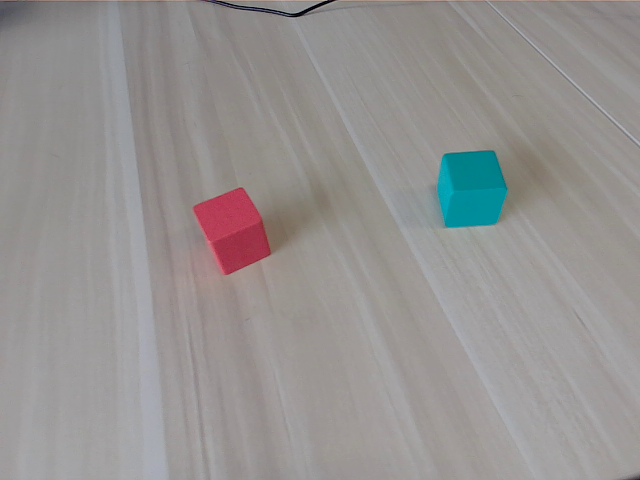
#> input picture img/img1.png, 640 x 480 px
$ jupyter execute class_activity_1.ipynb
#> lines starting #> are read from the running program, lines starting #| are printed output that depends on the picture
## Robot Perception (Part 1) -- Class Activity 1

### Introduction

This notebook will walk you through the process of 2D object detection and segmentation using traditional computer vision based approached explored in part 1 od the module.

First, we introduce some fundamental concepts on image representation and then cover some basic image processing techniques for the object detection and segmentation task.

### Section 1: Image Representation (Images as Arrays)
We define how images are represented as arrays

#### 1.1 Import relevant Python packages

[cell 1]
import cv2 as cv
import numpy as np
import matplotlib.pyplot as plt

#### 1.2 Load and display an image

[cell 2]
# path_to_image = '.\img\img1.png' # Use this if you are on a Windows PC
path_to_image = './img/img1.png'

# read the image from the directory
img = cv.imread(path_to_image)
#> img is the input picture: shape (480, 640, 3); mean B, G, R 145.4, 146.5, 149.5

# Convert from BGR (OpenCV's default) to RGB (Matplotlib's default)
img_rgb = cv.cvtColor(img, cv.COLOR_BGR2RGB)

# display image
plt.imshow(img_rgb)
plt.show()

#### 1.3 Explore image properties

[cell 3]
# [6 lines of commented-out code are left out]

### Section 2: Basic Image Processing

1. Image cropping
2. Image resizing
3. Splitting image channels
4. Merging image channels
5. Converting to different color spaces
6. Pixel value distribution (image histogram)

1. Image cropping

[cell 4]
# TODO: Try to isolate the RED cube

# img_cropped = img_rgb[180:280, 180:300]
# plt.imshow(img_cropped)
# print(f'Cropped image shape: {img_cropped.shape}')

2. Resize image

[cell 5]
# [8 lines of commented-out code are left out]

3. Splitting the image channels

[cell 6]
# [15 lines of commented-out code are left out]

4. Merging image channels

[cell 7]
# [17 lines of commented-out code are left out]

5. Converting to different color spaces

[cell 8]
# [15 lines of commented-out code are left out]

6. Pixel value distribution

[cell 9]
# TODO: Every pixel has a value (0, 255), let's explore the pixel value distribution

# TODO: 1. convert to grayscale
# img_gray = ??


# TODO: 2. find the min and max pixel value
# print(f'Min and Max pixel values are: [{np.min(img_gray)}, {np.max(img_gray)}]')


# TODO: 3. create and plot the pixel value distribution as an image histogram
histSize = 256
histRange = (0, 255)
# [15 lines of commented-out code are left out]

### Section 3: Image Enhancement

1. Histogram equalization
2. Filtering

#### 1. Histogram equalization

Resource: https://docs.opencv.org/4.x/d5/daf/tutorial_py_histogram_equalization.html

[cell 10]
# 1. import the image as grayscale
img_gray = cv.imread(path_to_image, cv.IMREAD_GRAYSCALE)
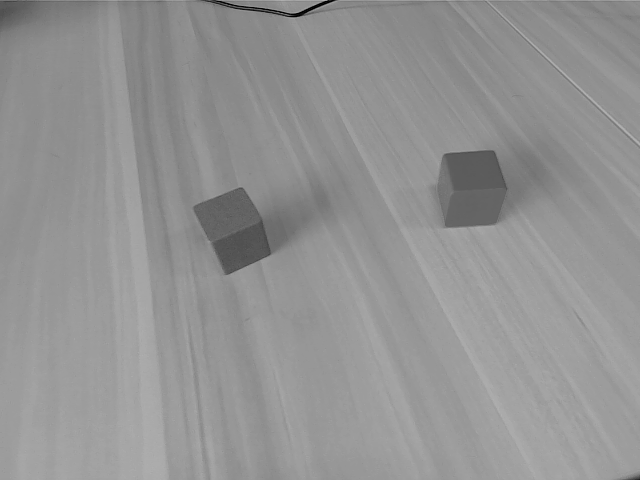
#> img_gray: shape (480, 640); min 0, max 178, mean 146.9

# 2. display in grayscale
plt.imshow(img_gray, cmap='gray')


$ run again, with img/ex-solution1.png copied over img/img1.png
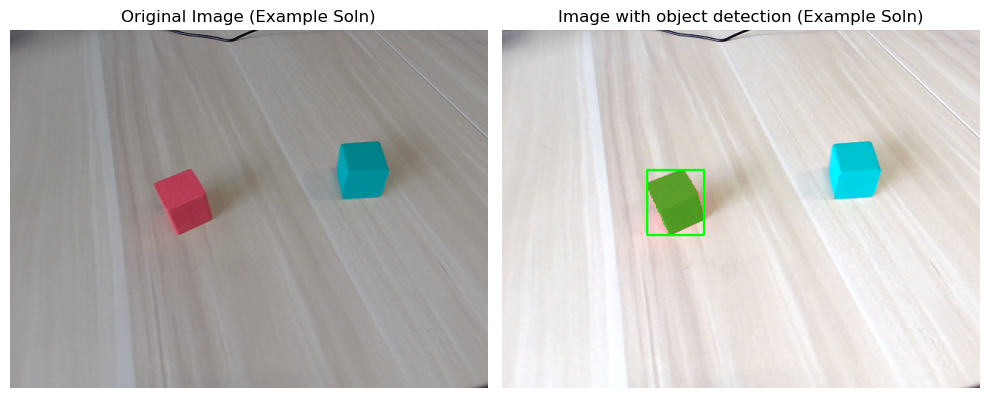
#> input picture img/ex-solution1.png, 989 x 398 px
#> img is the input picture: shape (398, 989, 3); mean B, G, R 188.8, 191.3, 192.7
#> `img_gray = cv.imread(path_to_image, cv.IMREAD_GRAYSCALE)`:
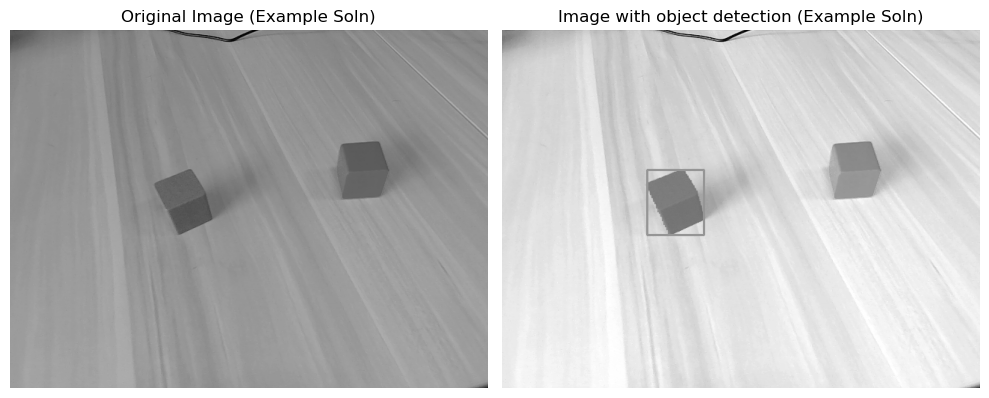
#> img_gray: shape (398, 989); min 0, max 255, mean 191.1

$ run again, with img/ex-solution2.png copied over img/img1.png
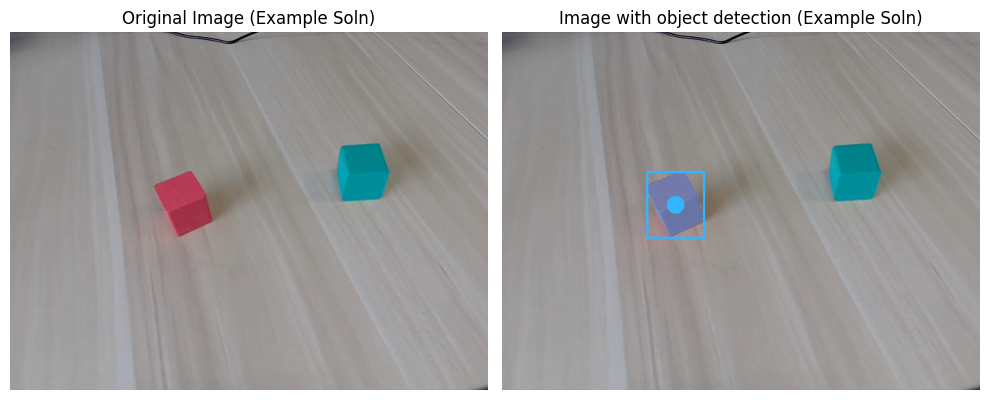
#> input picture img/ex-solution2.png, 989 x 400 px
#> img is the input picture: shape (400, 989, 3); mean B, G, R 159.1, 159.8, 161.3
#> `img_gray = cv.imread(path_to_image, cv.IMREAD_GRAYSCALE)`:
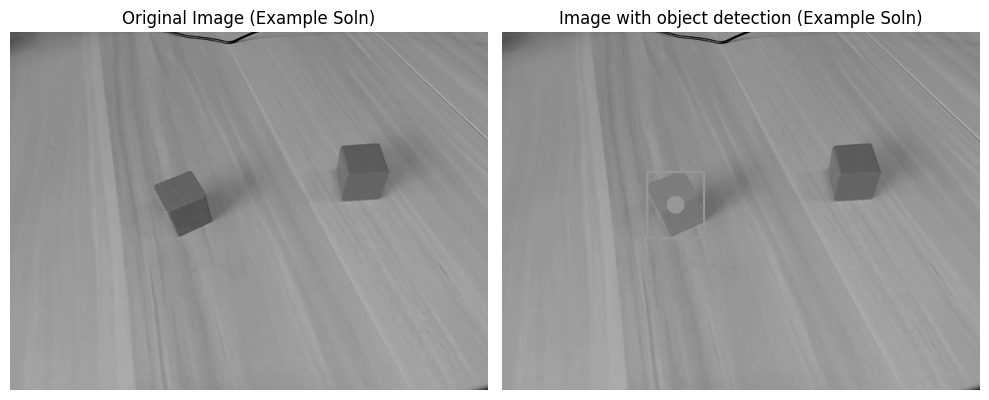
#> img_gray: shape (400, 989); min 0, max 255, mean 159.8
